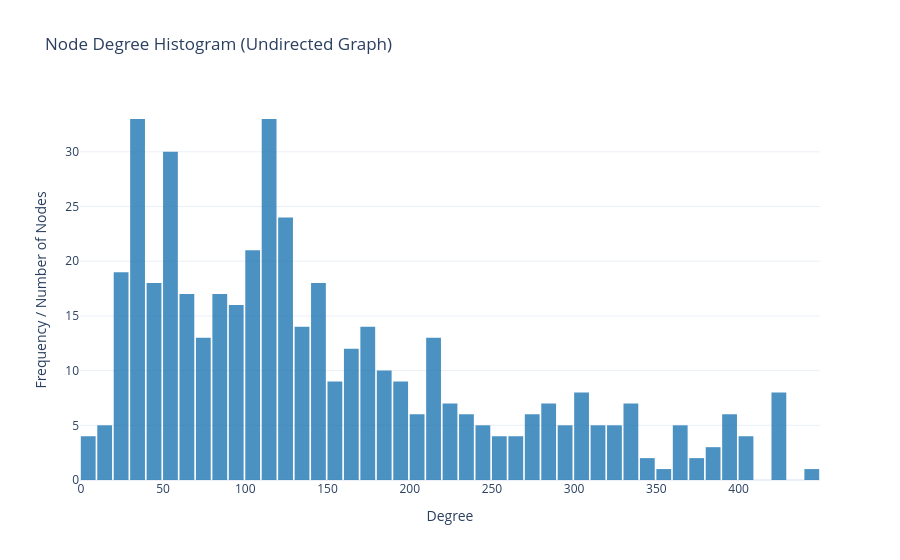

This figure's notebook cell:
### Code cell
import networkx as nx
import plotly.graph_objects as go

# Extract the largest connected component (LCC) for distance-based calculations
# (Mean shortest path, diameter, and radius require a fully connected graph)
largest_cc = max(nx.connected_components(G_undirected), key=len)
G_lcc = G_undirected.subgraph(largest_cc)

# 1. Average Clustering Coefficient (computed on the entire undirected graph)
avg_clustering_watts_strogatz = nx.average_clustering(G_undirected)
avg_clustering_newman = nx.transitivity(G_undirected)

# 2. Distance metrics (computed on the LCC)
mean_shortest_path = nx.average_shortest_path_length(G_lcc)


diameter = nx.diameter(G_lcc)
radius = nx.radius(G_lcc)

print("--- Undirected Graph Metrics ---")
print(f"Watts-Strogatz Clustering Coefficient (Average): {avg_clustering_watts_strogatz:.4f}")
print(f"Newman Clustering Coefficient (Transitivity): {avg_clustering_newman:.4f}")
print(f"\n--- Distance Metrics (Largest Connected Component: {len(G_lcc)} nodes) ---")
print(f"Mean Shortest Path: {mean_shortest_path:.4f}")
print(f"Diameter: {diameter}")
print(f"Radius: {radius}")

# 3. Node Degree Histogram
degrees = [d for n, d in G_undirected.degree()]

fig_hist = go.Figure(data=[go.Histogram(
    x=degrees,
    nbinsx=50,
    marker_color='#1f77b4',
    opacity=0.8
)])

fig_hist.update_layout(
    title="Node Degree Histogram (Undirected Graph)",
    xaxis_title="Degree",
    yaxis_title="Frequency / Number of Nodes",
    template="plotly_white",
    bargap=0.1
)

fig_hist.show()

### Figure 1 — Plotly figure (JSON) as saved in the notebook; plotly's stock layout.template omitted (floating-point values rounded to 4 significant figures; data arrays with more than 128 entries replaced by an {"elided": "..."} marker saying what was removed)
{"data": [{"marker": {"color": "#1f77b4"}, "nbinsx": 50, "opacity": 0.8, "type": "histogram", "x": {"elided": "456 int values"}}], "layout": {"bargap": 0.1, "title": {"text": "Node Degree Histogram (Undirected Graph)"}, "xaxis": {"title": {"text": "Degree"}}, "yaxis": {"title": {"text": "Frequency / Number of Nodes"}}}}
